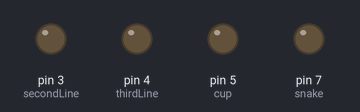
Recording of a sketch running on a simulated Arduino Uno, built with avr-gcc and run on an emulated ATmega328P. Shown: output pins drawn as LEDs (lit = HIGH). Pins used as bus, display or sensor lines are not drawn.

Above: at 0.1 s.
At 6.1 s:
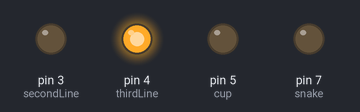
At 18.1 s:
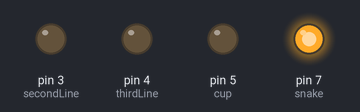
At 26.1 s:
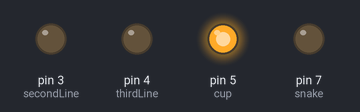
At 36.1 s:
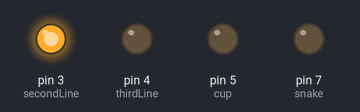
Timing chart, 0 to 38.5 s (numbered marks = the images above):
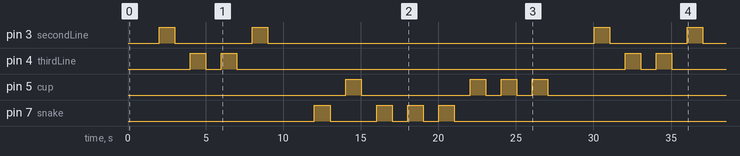

The sketch:

icyapa.ino
```cpp
int firstLine = 2;
int secondLine = 3;
int thirdLine = 4;
int cup = 5;

int snake= 7;


void setup() {
  pinMode(firstLine, OUTPUT);
  pinMode(secondLine, OUTPUT);
  pinMode(thirdLine, OUTPUT);
  pinMode(cup, OUTPUT);

  pinMode(snake, OUTPUT);

}

void loop() {
one_to_three();
three_to_one();
snake_and_cup();
Snake();
Cup();

snake_blinking();
cupblinking();


}
void one_to_three(){
  digitalWrite(firstLine,HIGH);
  delay(1000);
  digitalWrite(firstLine,LOW);
  delay(1000);
  digitalWrite(secondLine,HIGH);
  delay(1000);
  digitalWrite(secondLine,LOW);
  delay(1000);
  digitalWrite(thirdLine,HIGH);
  delay(1000);
  digitalWrite(thirdLine,LOW);
  delay(1000);

}
void three_to_one(){
  digitalWrite(thirdLine,HIGH);
  delay(1000);
  digitalWrite(thirdLine,LOW);
  delay(1000);
  digitalWrite(secondLine,HIGH);
  delay(1000);
  digitalWrite(secondLine,LOW);
  delay(1000);
  digitalWrite(firstLine,HIGH);
  delay(1000);
  digitalWrite(firstLine,LOW);
  delay(1000);
}

void snake_and_cup(){
  digitalWrite(snake,HIGH);
  delay(2);
  digitalWrite(snake,LOW);
  delay(2);
  digitalWrite(cup,HIGH);
  delay(2);
  digitalWrite(cup,LOW);
  delay(2);
}

void Cup(){

  ledstuck();
  digitalWrite(cup,HIGH);
  delay(1000);
  digitalWrite(cup,LOW);
  delay(1000);
}

void Snake(){
  ledstuck();
  digitalWrite(snake,HIGH);
  delay(1000);

  ledstuck();
  digitalWrite(snake,LOW);

  delay(1000);
}

void snake_blinking(){
  digitalWrite(snake,HIGH);

  delay(1000);
  digitalWrite(snake,LOW);

  delay(1000);
  digitalWrite(snake,HIGH);

  delay(1000);
  digitalWrite(snake,LOW);

  delay(1000);
  digitalWrite(snake,HIGH);

  delay(1000);
  digitalWrite(snake,LOW);

  delay(1000);

}
void cupblinking(){
  digitalWrite(cup ,HIGH);
  delay(1000);
  digitalWrite(cup ,LOW);
  delay(1000);
  digitalWrite(cup ,HIGH);
  delay(1000);
  digitalWrite(cup ,LOW);
  delay(1000);
  digitalWrite(cup ,HIGH);
  delay(1000);
  digitalWrite(cup ,LOW);
  delay(1000);

}
void ledstuck(){
  digitalWrite(firstLine,HIGH);
  delay(2);
  digitalWrite(firstLine,LOW);
  delay(2);
  digitalWrite(secondLine,HIGH);
  delay(2);
  digitalWrite(secondLine,LOW);
  delay(2);
  digitalWrite(thirdLine,HIGH);
  delay(2);
  digitalWrite(thirdLine,LOW);
  delay(2);
}
```

Measured:
- by itself, pin 3 (secondLine): LOW → HIGH at 2.0 s, → LOW 1.0 s later, → HIGH 5.0 s later, → LOW 1.0 s later, … (8 changes in this stretch)
- by itself, pin 4 (thirdLine): LOW → HIGH at 4.0 s, → LOW 1.0 s later, → HIGH 1.0 s later, → LOW 1.0 s later, … (8 changes in this stretch)
- by itself, pin 5 (cup): LOW → HIGH at 14.0 s, → LOW 1.0 s later, → HIGH 7.0 s later, → LOW 1.0 s later, … (8 changes in this stretch)
- by itself, pin 7 (snake): LOW → HIGH at 12.0 s, → LOW 1.0 s later, → HIGH 3.0 s later, → LOW 1.0 s later, … (8 changes in this stretch)
